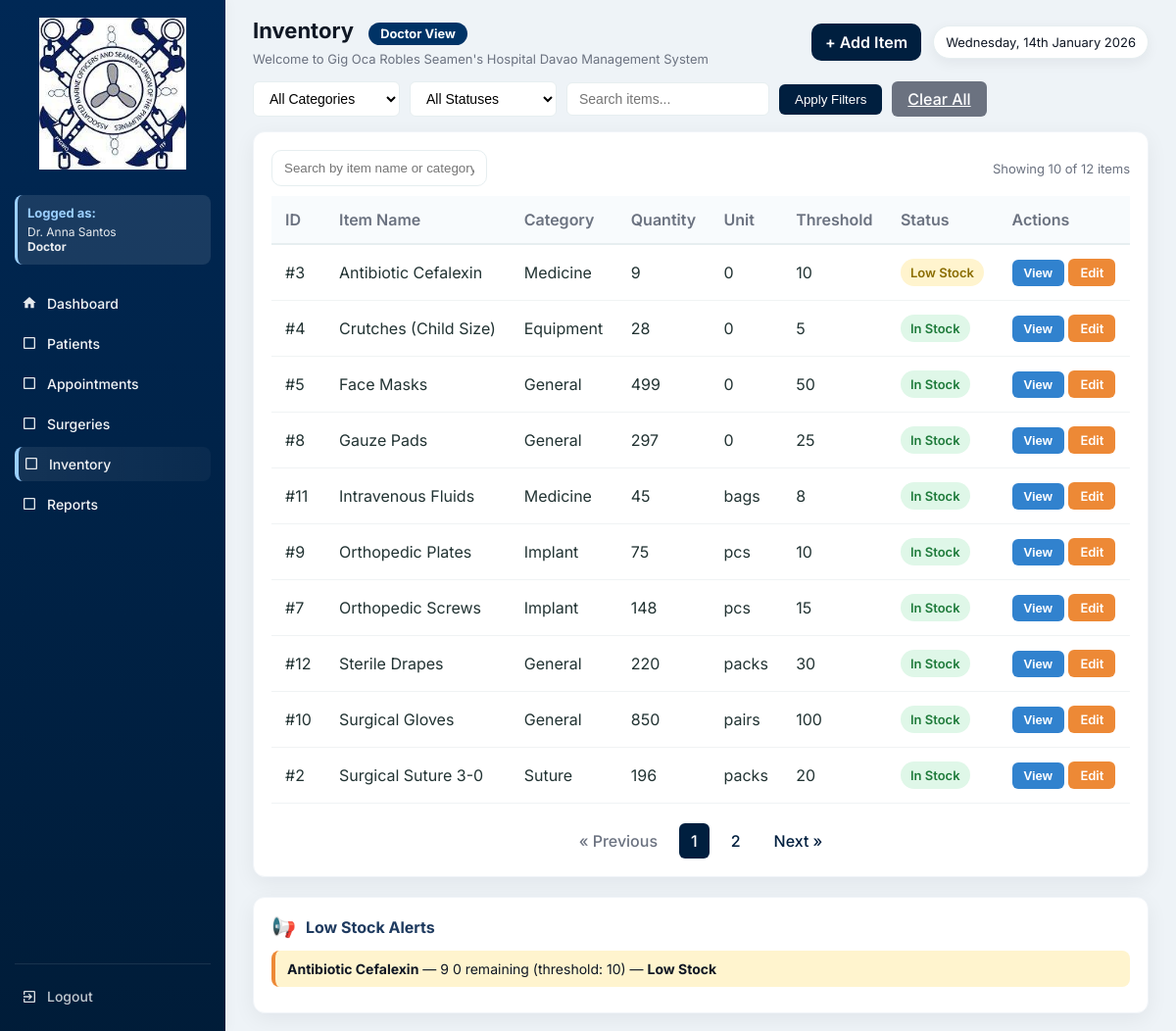
Page /inventory.php (signed in) on the committed database.
### tables this page shows
CREATE TABLE `inventory_items` (
  `id` int(11) NOT NULL,
  `item_name` varchar(150) DEFAULT NULL,
  `category` enum('Implant','Medicine','Suture','Equipment','General') DEFAULT NULL,
  `quantity` int(11) DEFAULT NULL,
  `threshold` int(11) DEFAULT 5,
  `unit` varchar(50) DEFAULT NULL,
  `updated_at` timestamp NOT NULL DEFAULT current_timestamp() ON UPDATE current_timestamp(),
  `is_archived` tinyint(1) DEFAULT 0,
  `archived_at` datetime DEFAULT NULL,
  `archived_by` int(11) DEFAULT NULL
);

### inventory.php (the view, shortened to what the rows shown need)
<?php
require 'config.php';
require 'functions.php';
$current_role = $_SESSION['role'] ?? 'Guest';
$current_user_id = $_SESSION['user_id'] ?? 0;
$current_user = fetchOne($conn, "SELECT role FROM users WHERE id = ?", "i", [$current_user_id]);
$is_admin = ($current_user['role'] ?? '') === 'Admin';
$is_inventory = ($current_user['role'] ?? '') === 'Inventory';
$table_check = fetchOne($conn, "SHOW COLUMNS FROM inventory_items LIKE 'is_archived'");
$has_archive_columns = $table_check !== null;
$items_per_page = 10;
$current_page = isset($_GET['page']) ? max(1, intval($_GET['page'])) : 1;
$offset = ($current_page - 1) * $items_per_page;
$show_archived = isset($_GET['show']) && $_GET['show'] === 'archived';
if ($has_archive_columns) {
    $where_conditions = $show_archived ? ["i.is_archived = 1"] : ["i.is_archived = 0"];
} else {
    $where_conditions = ["1=1"];
    $show_archived = false;
}
$where_clause = !empty($where_conditions) ? 'WHERE ' . implode(' AND ', $where_conditions) : '';
$query = "
    SELECT i.*" .
    ($has_archive_columns ? ", arch_user.full_name AS archived_by_name" : "") . "
    FROM inventory_items i" .
    ($has_archive_columns ? " LEFT JOIN users arch_user ON i.archived_by = arch_user.id" : "") . "
    $where_clause
    ORDER BY i.item_name
    LIMIT $offset, $items_per_page
";
$rows = fetchAll($conn, $query, null, []);
$low_stock_where = $has_archive_columns ? "is_archived = 0 AND quantity <= threshold" : "quantity <= threshold";
if (!empty($where_conditions)) {
    $low_stock_where = "quantity <= threshold";
}
$low_stock_items = fetchAll($conn, "SELECT * FROM inventory_items WHERE {$low_stock_where} ORDER BY quantity ASC", null, []);
$categories = fetchAll($conn, "SELECT DISTINCT category FROM inventory_items WHERE category IS NOT NULL AND category != '' ORDER BY category", null, []);
?>
<!DOCTYPE html>
<html lang="en">
<head>
</head>
<body>
  <div class="app">
    <div class="main" id="mainContent">
      <div class="topbar">
        <div class="top-left">
          <h1>Inventory <?php echo $show_archived ? '(Archived)' : ''; ?>
            <span class="role-badge role-<?php echo strtolower($current_role); ?>">
              <?php echo htmlspecialchars($current_role); ?> View
            </span>
          </h1>
        </div>
      </div>
      <div class="table-wrap" id="inventorySection">
        <table id="inventoryTable" aria-label="Inventory table">
          <thead>
            <tr>
              <th>ID</th>
              <th>Item Name</th>
              <th>Category</th>
              <th>Quantity</th>
              <th>Unit</th>
              <th>Threshold</th>
              <th>Status</th>
              <th>Actions</th>
            </tr>
          </thead>
          <tbody>
            <?php if (count($rows) > 0): ?>
              <?php foreach($rows as $r): ?>
                <?php
                if ($r['quantity'] <= 0) {
                    $stock_status = 'Out of Stock';
                    $stock_class = 'out-of-stock';
                } elseif ($r['quantity'] <= $r['threshold']) {
                    $stock_status = 'Low Stock';
                    $stock_class = 'low-stock';
                } else {
                    $stock_status = 'In Stock';
                    $stock_class = 'in-stock';
                }
                $row_class = ($has_archive_columns && !empty($r['is_archived'])) ? 'style="background-color: rgba(149, 165, 166, 0.1);"' : '';
                ?>
                <tr data-item-id="<?php echo h($r['id']); ?>" <?php echo $row_class; ?>>
                  <td>#<?php echo h($r['id']); ?></td>
                  <td><?php echo h($r['item_name'] ?? ''); ?></td>
                  <td><?php echo h($r['category'] ?? ''); ?></td>
                  <td><?php echo h($r['quantity']); ?></td>
                  <td><?php echo h($r['unit'] ?? ''); ?></td>
                  <td><?php echo h($r['threshold']); ?></td>
                  <td>
                    <span class="status <?php echo $stock_class; ?>"><?php echo $stock_status; ?></span>
                  </td>
                  <td style="white-space: nowrap;">
                    <button type="button" class="btn" onclick="viewItem(<?php echo h($r['id']); ?>)" style="background: #3182ce; color: white; padding: 6px 12px; border-radius: 6px; border: none; font-size: 13px; transition: all 0.2s ease;">View</button>
                    <?php if (!$has_archive_columns || empty($r['is_archived'])): ?>
                      <a href="inventory_form.php?id=<?php echo h($r['id']); ?>" class="btn" style="background: #ed8936; color: white; padding: 6px 12px; border-radius: 6px; text-decoration: none; font-size: 13px; transition: all 0.2s ease; display: inline-block;">Edit</a>
                    <?php elseif (($is_admin || $is_inventory)): ?>
                      <a href="inventory_form.php?id=<?php echo h($r['id']); ?>" class="btn" style="background: #ed8936; color: white; padding: 6px 12px; border-radius: 6px; text-decoration: none; font-size: 13px; transition: all 0.2s ease; display: inline-block;">Edit</a>
                    <?php endif; ?>
                  </td>
                </tr>
              <?php endforeach; ?>
            <?php endif; ?>
          </tbody>
        </table>
      </div>
      <div class="alerts-wrap">
        <div class="alerts-header">
          <span style="font-size: 20px;">📢</span>
          <h4>Low Stock Alerts</h4>
        </div>
        <?php if (empty($low_stock_items)): ?>
          <div class="alert-item alert-success-bg">
            ✅ No low stock items.
          </div>
        <?php else: ?>
          <?php foreach($low_stock_items as $l): ?>
            <?php
            $alert_class = $l['quantity'] == 0 ? 'alert-danger-bg' : 'alert-warning-bg';
            $urgency_text = $l['quantity'] == 0 ? 'Out of Stock!' : 'Low Stock';
            ?>
            <div class="alert-item <?php echo $alert_class; ?>">
              <strong><?php echo h($l['item_name']); ?></strong> — <?php echo $l['quantity']; ?> <?php echo h($l['unit']); ?> remaining (threshold: <?php echo $l['threshold']; ?>) — <strong><?php echo $urgency_text; ?></strong>
            </div>
          <?php endforeach; ?>
        <?php endif; ?>
      </div>
    </div>
  </div>
</body>
</html>

### rows in the picture
inventory_items: id "3", item_name "Antibiotic Cefalexin", category "Medicine", quantity "9", unit "0", threshold "10", stock_status "Low Stock", quantity "Low Stock"
inventory_items: id "4", item_name "Crutches (Child Size)", category "Equipment", quantity "28", unit "0", threshold "5", stock_status "In Stock"
inventory_items: id "5", item_name "Face Masks", category "General", quantity "499", unit "0", threshold "50", stock_status "In Stock"
inventory_items: id "8", item_name "Gauze Pads", category "General", quantity "297", unit "0", threshold "25", stock_status "In Stock"
inventory_items: id "11", item_name "Intravenous Fluids", category "Medicine", quantity "45", unit "bags", threshold "8", stock_status "In Stock"
inventory_items: id "9", item_name "Orthopedic Plates", category "Implant", quantity "75", unit "pcs", threshold "10", stock_status "In Stock"
inventory_items: id "7", item_name "Orthopedic Screws", category "Implant", quantity "148", unit "pcs", threshold "15", stock_status "In Stock"
inventory_items: id "12", item_name "Sterile Drapes", category "General", quantity "220", unit "packs", threshold "30", stock_status "In Stock"
inventory_items: id "10", item_name "Surgical Gloves", category "General", quantity "850", unit "pairs", threshold "100", stock_status "In Stock"
inventory_items: id "2", item_name "Surgical Suture 3-0", category "Suture", quantity "196", unit "packs", threshold "20", stock_status "In Stock"

### other values in the picture
$current_name "Dr. Anna Santos"
$current_role "Doctor"
$label "Patients"
$label "Appointments"
$label "Surgeries"
$label "Inventory"
$label "Reports"
count($rows) "10"
$total_items "12"
